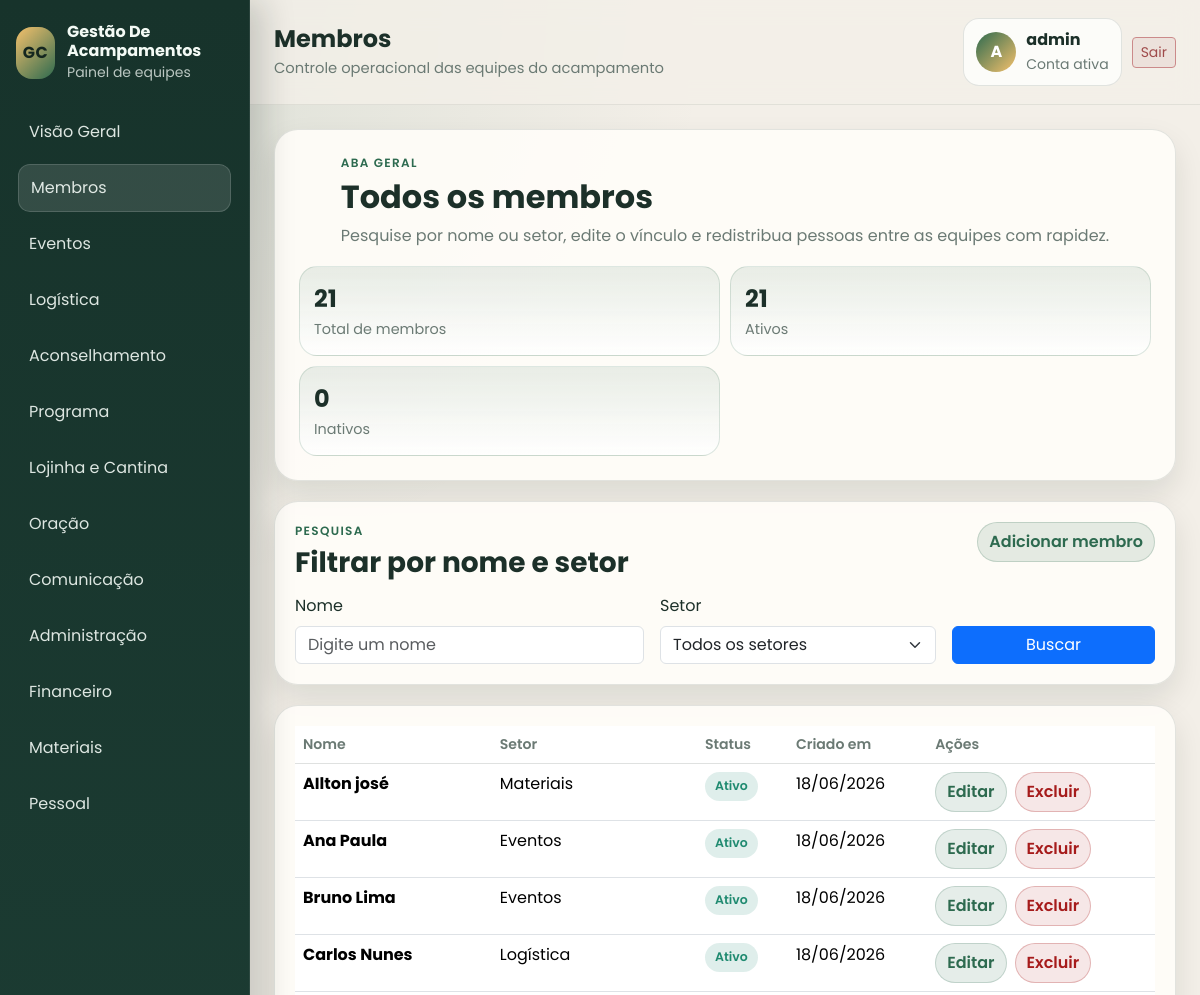
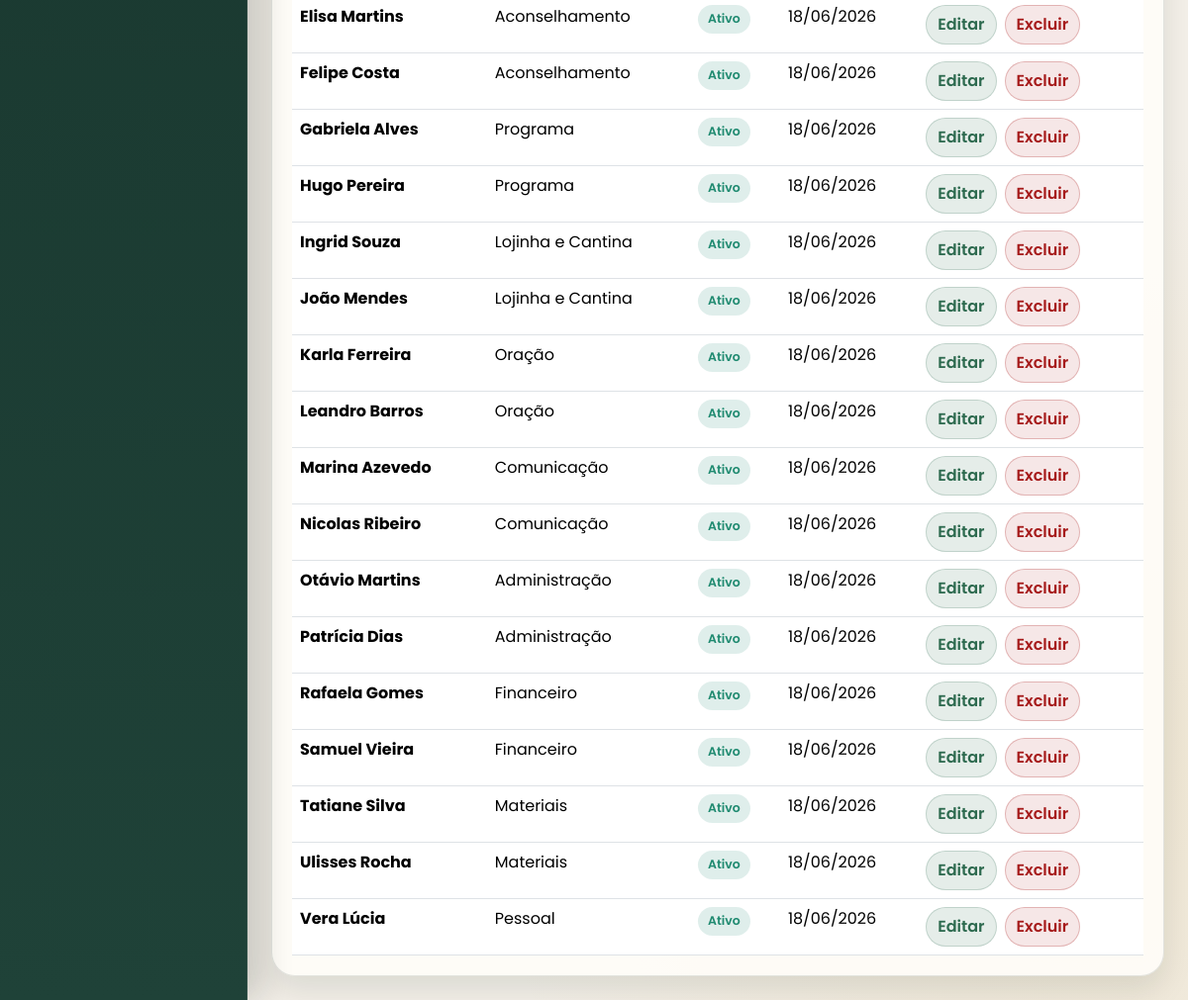
Before: /dashboard/membros/ (signed in) with the older database file (2 pictures, top to bottom).
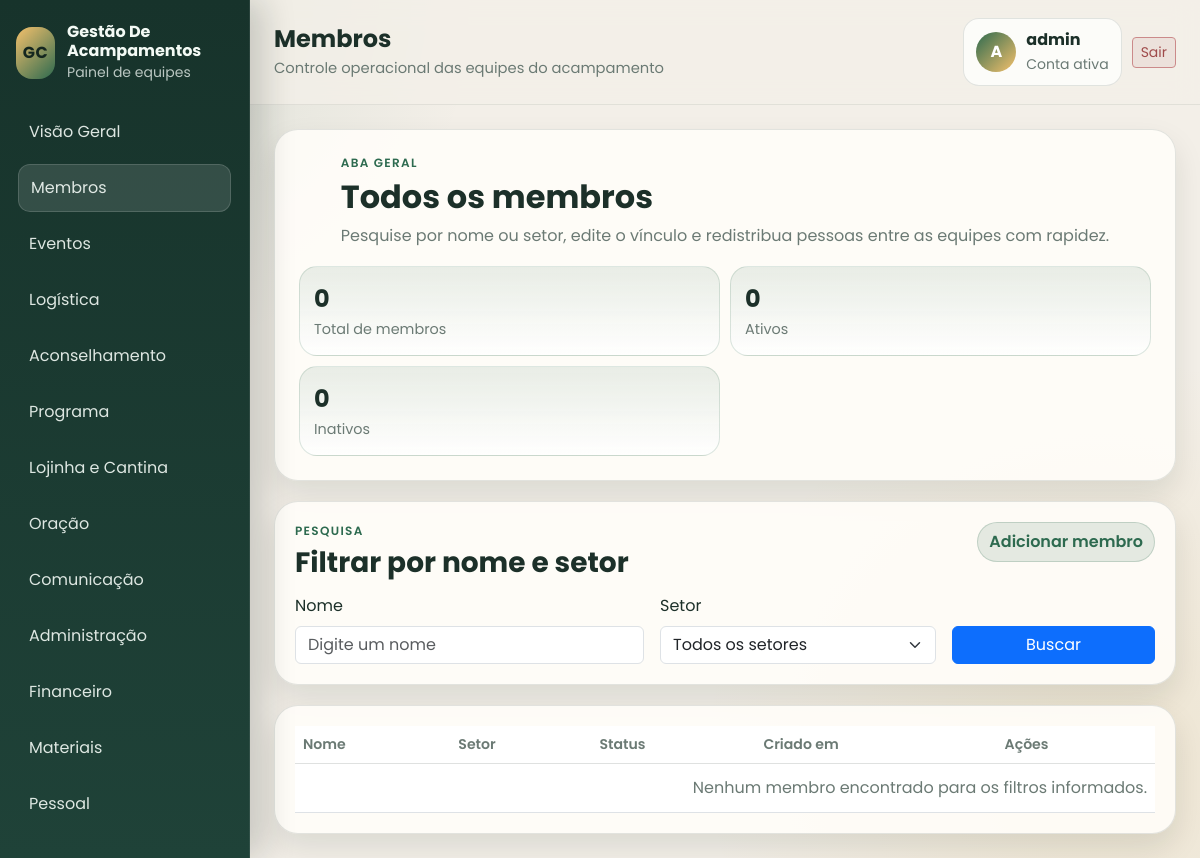
After: the same page with the newer database file.
### dashboard/models.py (models this page shows, shortened)
class Membro(models.Model):
    nome = models.CharField(max_length=120)
    equipe = models.CharField(max_length=30, choices=EquipeChoices.choices)
    ativo = models.BooleanField(default=True)
    criado_em = models.DateTimeField(auto_now_add=True)
    class Meta:
        ordering = ['nome']
        verbose_name = 'Membro'
        verbose_name_plural = 'Membros'

### dashboard/views.py (the view)
# urls.py: path('membros/', views.member_list, name='membros'),
@login_required
def member_list(request):
    if not _can_view_members_index(request.user):
        return HttpResponseForbidden('Voce nao tem permissao para acessar a aba geral de membros.')
    members, search_query, selected_team = _member_queryset(request)
    allowed_teams = _allowed_teams_for_user(request.user)
    team_choices = [choice for choice in EquipeChoices.choices if choice[0] in allowed_teams]
    return render(request, 'dashboard/member_list.html', {
        'page_title': 'Membros',
        'active_page': 'membros',
        'members': members,
        'team_choices': team_choices,
        'search_query': search_query,
        'selected_team': selected_team,
        'total_members': members.count(),
        'active_members': members.filter(ativo=True).count(),
        'inactive_members': members.filter(ativo=False).count(),
        'can_manage_membership': _can_manage_membership(request.user),
    })

### dashboard/context_processors.py (called while the page is built)
def sidebar_context(request):
    allowed_teams = _allowed_teams_for_user(request.user)
    sidebar_team_links = [
        {
            'slug': slug,
            'title': TEAM_META[slug]['title'],
            'url_name': slug,
        }
        for slug in TEAM_ORDER
        if slug in allowed_teams
    ]
    return {
        'sidebar_team_links': sidebar_team_links,
        'can_view_members_index': _can_view_members_index(request.user),
        'can_view_preparo': _can_access_preparo(request.user),
        'can_view_commerce': _commercial_allowed(request.user),
    }

### dashboard/views.py (called while the page is built)
def _commercial_allowed(user):
    if not user.is_authenticated:
        return False
    if user.is_superuser:
        return True
    return user.role in {User.Role.ADMINISTRACAO, User.Role.NOBREAK, User.Role.CHEFIA_LOJINHA_CANTINA}

def _allowed_teams_for_user(user):
    if not user.is_authenticated:
        return set()
    if user.is_superuser:
        return set(ALL_TEAMS)
    return set(ROLE_TEAM_ACCESS.get(user.role, set()))

def _can_view_members_index(user):
    return _can_manage_membership(user)

### dashboard/templates/dashboard/member_list.html (shortened to what this page needs)
{% extends 'dashboard/base.html' %}
{% block content %}
<section class="hero-card hero-card--compact">
    <div>
        <p class="eyebrow">Aba geral</p>
        <h2>Todos os membros</h2>
        <p class="hero-card__text">Pesquise por nome ou setor, edite o vínculo e redistribua pessoas entre as equipes com rapidez.</p>
    </div>
    <div class="hero-card__stats">
        <div>
            <strong>{{ total_members }}</strong>
            <span>Total de membros</span>
        </div>
        <div>
            <strong>{{ active_members }}</strong>
            <span>Ativos</span>
        </div>
        <div>
            <strong>{{ inactive_members }}</strong>
            <span>Inativos</span>
        </div>
    </div>
</section>
<section class="panel-card panel-card--spaced">
    <div class="panel-card__header panel-card__header--split">
        <div>
            <p class="eyebrow">Pesquisa</p>
            <h3>Filtrar por nome e setor</h3>
        </div>
        <a class="summary-card__link" href="{% url 'membro_create' %}">Adicionar membro</a>
    </div>
    <form method="get">
        <div class="row g-3 align-items-end">
            <div class="col-12 col-md-5">
                <label class="form-label" for="id_q">Nome</label>
                <input class="form-control" type="text" id="id_q" name="q" value="{{ search_query }}" placeholder="Digite um nome" />
            </div>
            <div class="col-12 col-md-4">
                <label class="form-label" for="id_equipe">Setor</label>
                <select class="form-select" id="id_equipe" name="equipe">
                    <option value="">Todos os setores</option>
                </select>
            </div>
            <div class="col-12 col-md-3 d-grid">
                <button type="submit" class="btn btn-primary">Buscar</button>
            </div>
        </div>
    </form>
</section>
<section class="panel-card">
    <div class="table-responsive">
        <table class="table team-table align-middle mb-0">
            <thead>
                <tr>
                    <th>Nome</th>
                    <th>Setor</th>
                    <th>Status</th>
                    <th>Criado em</th>
                    <th>Ações</th>
                </tr>
            </thead>
            <tbody>
                {% if members %}
                    {% for member in members %}
                        <tr>
                            <td><strong>{{ member.nome }}</strong></td>
                            <td>{{ member.get_equipe_display }}</td>
                            <td>
                                <span class="status-pill {% if member.ativo %}status-pill--ativo{% else %}status-pill--inativo{% endif %}">
                                    {% if member.ativo %}Ativo{% else %}Inativo{% endif %}
                                </span>
                            </td>
                            <td>{{ member.criado_em|date:'d/m/Y' }}</td>
                            <td>
                                <div class="member-list__actions">
                                    <a class="summary-card__link" href="{% url 'membro_update' member.pk %}">Editar</a>
                                    <form method="post" action="{% url 'membro_delete' member.pk %}" class="m-0">
                                        <button type="submit" class="member-delete-link">Excluir</button>
                                    </form>
                                </div>
                            </td>
                        </tr>
                    {% endfor %}
                {% else %}
                    <tr>
                        <td colspan="5"><p class="empty-state">Nenhum membro encontrado para os filtros informados.</p></td>
                    </tr>
                {% endif %}
            </tbody>
        </table>
    </div>
</section>
{% endblock %}

### dashboard/templates/dashboard/base.html (shortened to what this page needs)
{% load static %}
<!DOCTYPE html>
<html lang="pt-br">
<head>
    <link href="https://cdn.jsdelivr.net/npm/bootstrap@5.3.3/dist/css/bootstrap.min.css" rel="stylesheet">
    <link rel="stylesheet" href="{% static 'dashboard/css/styles.css' %}">
</head>
<body data-active-page="{{ active_page|default:'dashboard' }}">
    <div class="app-shell">
        <aside class="sidebar" id="sidebar">
            <div class="sidebar__brand">
                <span class="sidebar__brand-mark">GC</span>
                <div>
                    <strong>Gestão De Acampamentos</strong>
                    <small>Painel de equipes</small>
                </div>
            </div>
            <nav class="sidebar__nav" aria-label="Navegação principal">
                <a class="sidebar__link" href="{% url 'dashboard' %}">Visão Geral</a>
                {% if can_view_members_index %}
                    <a class="sidebar__link" href="{% url 'membros' %}">Membros</a>
                {% endif %}
                {% for link in sidebar_team_links %}
                    <a class="sidebar__link" href="{% url link.url_name %}">{{ link.title }}</a>
                {% endfor %}
            </nav>
        </aside>
        <div class="app-main">
            <header class="topbar">
                <div class="topbar__heading">
                    <h1 class="topbar__title">{{ page_title|default:'Visão Geral' }}</h1>
                    <p class="topbar__subtitle">Controle operacional das equipes do acampamento</p>
                </div>
                <div class="topbar__actions">
                    {% if user.is_authenticated %}
                        <div class="topbar__user">
                            <div class="topbar__user-badge">
                                {{ user.username|slice:':1'|upper }}
                            </div>
                            <div>
                                <strong>{{ user.get_username }}</strong>
                                <small>Conta ativa</small>
                            </div>
                        </div>
                        <form method="post" action="{% url 'logout' %}" class="m-0">
                            <button type="submit" class="btn btn-outline-light btn-sm btn-logout">Sair</button>
                        </form>
                    {% endif %}
                </div>
            </header>
            <main class="content">
                {% block content %}{% endblock %}
            </main>
        </div>
    </div>
</body>
</html>

Changed rows visible on the page:
removed Membro: nome "AIlton josé", equipe "Materiais", ativo "Ativo", criado_em "18/06/2026"
removed Membro: nome "Ana Paula", equipe "Eventos", ativo "Ativo", criado_em "18/06/2026"
removed Membro: nome "Bruno Lima", equipe "Eventos", ativo "Ativo", criado_em "18/06/2026"
removed Membro: nome "Carlos Nunes", equipe "Logística", ativo "Ativo", criado_em "18/06/2026"
removed Membro: nome "Elisa Martins", equipe "Aconselhamento", ativo "Ativo", criado_em "18/06/2026"
removed Membro: nome "Felipe Costa", equipe "Aconselhamento", ativo "Ativo", criado_em "18/06/2026"
removed Membro: nome "Gabriela Alves", equipe "Programa", ativo "Ativo", criado_em "18/06/2026"
removed Membro: nome "Hugo Pereira", equipe "Programa", ativo "Ativo", criado_em "18/06/2026"
removed Membro: nome "Ingrid Souza", equipe "Lojinha e Cantina", ativo "Ativo", criado_em "18/06/2026"
removed Membro: nome "João Mendes", equipe "Lojinha e Cantina", ativo "Ativo", criado_em "18/06/2026"
removed Membro: nome "Karla Ferreira", equipe "Oração", ativo "Ativo", criado_em "18/06/2026"
removed Membro: nome "Leandro Barros", equipe "Oração", ativo "Ativo", criado_em "18/06/2026"
removed Membro: nome "Marina Azevedo", equipe "Comunicação", ativo "Ativo", criado_em "18/06/2026"
removed Membro: nome "Nicolas Ribeiro", equipe "Comunicação", ativo "Ativo", criado_em "18/06/2026"
removed Membro: nome "Otávio Martins", equipe "Administração", ativo "Ativo", criado_em "18/06/2026"
removed Membro: nome "Patrícia Dias", equipe "Administração", ativo "Ativo", criado_em "18/06/2026"
removed Membro: nome "Rafaela Gomes", equipe "Financeiro", ativo "Ativo", criado_em "18/06/2026"
removed Membro: nome "Samuel Vieira", equipe "Financeiro", ativo "Ativo", criado_em "18/06/2026"
removed Membro: nome "Tatiane Silva", equipe "Materiais", ativo "Ativo", criado_em "18/06/2026"
removed Membro: nome "Ulisses Rocha", equipe "Materiais", ativo "Ativo", criado_em "18/06/2026"
removed Membro: nome "Vera Lúcia", equipe "Pessoal", ativo "Ativo", criado_em "18/06/2026"
Other visible differences:
{{ total_members }}: "21" → "0"
{{ active_members }}: "21" → "0"
text now shown: "Nenhum membro encontrado para os filtros informados."
